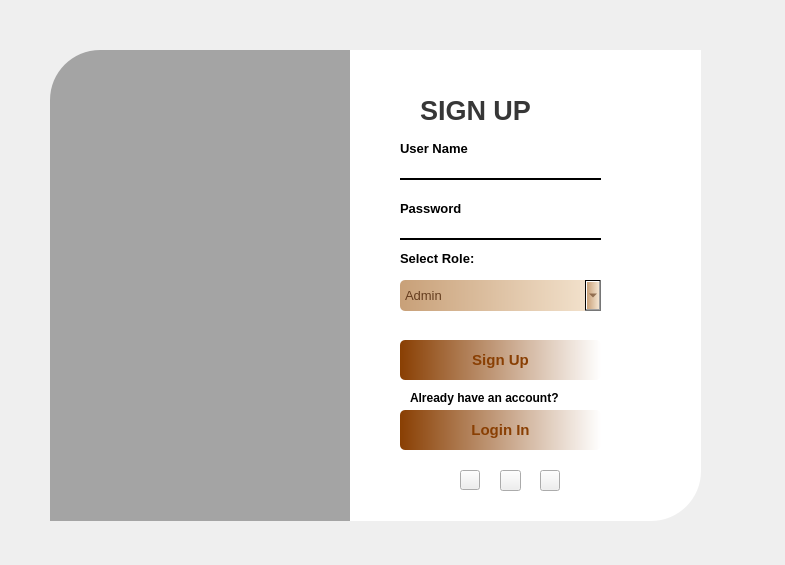
<?xml version="1.0" encoding="UTF-8"?>
<ui version="4.0">
 <class>Form</class>
 <widget class="QWidget" name="Form">
  <property name="geometry">
   <rect>
    <x>0</x>
    <y>0</y>
    <width>785</width>
    <height>565</height>
   </rect>
  </property>
  <property name="font">
   <font>
    <pointsize>10</pointsize>
    <weight>75</weight>
    <bold>true</bold>
   </font>
  </property>
  <property name="windowTitle">
   <string>Form</string>
  </property>
  <property name="styleSheet">
   <string notr="true"/>
  </property>
  <widget class="QWidget" name="widget" native="true">
   <property name="geometry">
    <rect>
     <x>20</x>
     <y>30</y>
     <width>711</width>
     <height>500</height>
    </rect>
   </property>
   <property name="font">
    <font>
     <weight>75</weight>
     <bold>true</bold>
    </font>
   </property>
   <property name="styleSheet">
    <string notr="true">QPushButton#pushButton {
    background-color: qlineargradient(spread:pad, x1:0, y1:0.505682, x2:1, y2:0.477, stop:0 rgba(11, 131, 120, 219), stop:1 rgba(85, 98, 112, 226));
    color: rgba(255, 255, 255, 210);
    border-radius: 5px;
}

QPushButton#pushButton:hover {
    background-color: qlineargradient(spread:pad, x1:0, y1:0.505682, x2:1, y2:0.477, stop:0 rgba(150, 123, 111, 219), stop:1 rgba(85, 81, 84, 226));
}

QPushButton#pushButton:pressed {
    padding-left: 5px;
    padding-top: 5px;
    background-color: rgba(150, 123, 111, 255);
}
</string>
   </property>
   <widget class="QLabel" name="label">
    <property name="geometry">
     <rect>
      <x>30</x>
      <y>20</y>
      <width>301</width>
      <height>471</height>
     </rect>
    </property>
    <property name="styleSheet">
     <string notr="true">border-image: url(C:/Users/dell/Desktop/New folder1/New folder (4)/New folder/img.jpg);
border-top-left-radius: 50px;
background-color:rgba(0,0,0,80);
border-top-left-radius: 50px;</string>
    </property>
    <property name="text">
     <string/>
    </property>
   </widget>
   <widget class="QLabel" name="label_2">
    <property name="geometry">
     <rect>
      <x>330</x>
      <y>20</y>
      <width>351</width>
      <height>471</height>
     </rect>
    </property>
    <property name="styleSheet">
     <string notr="true">background-color:rgba(255,255,255,255);
border-bottom-right-radius:50px;</string>
    </property>
    <property name="text">
     <string/>
    </property>
   </widget>
   <widget class="QLabel" name="label_4">
    <property name="geometry">
     <rect>
      <x>400</x>
      <y>60</y>
      <width>161</width>
      <height>40</height>
     </rect>
    </property>
    <property name="font">
     <font>
      <pointsize>20</pointsize>
      <weight>75</weight>
      <bold>true</bold>
     </font>
    </property>
    <property name="styleSheet">
     <string notr="true">color:rgba(0,0,0,200);
</string>
    </property>
    <property name="text">
     <string>SIGN UP</string>
    </property>
   </widget>
   <widget class="QLineEdit" name="lineEdit">
    <property name="geometry">
     <rect>
      <x>380</x>
      <y>130</y>
      <width>201</width>
      <height>20</height>
     </rect>
    </property>
    <property name="font">
     <font>
      <pointsize>10</pointsize>
     </font>
    </property>
    <property name="styleSheet">
     <string notr="true">background-color:rgba(0,0,0,0);
border:none;
border-bottom:2px solid rgba(46,82,301,200);
color:rgba(0,0,0,240);
padding-bottom:7px;</string>
    </property>
    <property name="text">
     <string/>
    </property>
   </widget>
   <widget class="QLineEdit" name="lineEdit_3">
    <property name="geometry">
     <rect>
      <x>380</x>
      <y>190</y>
      <width>201</width>
      <height>20</height>
     </rect>
    </property>
    <property name="font">
     <font>
      <pointsize>10</pointsize>
     </font>
    </property>
    <property name="styleSheet">
     <string notr="true">background-color:rgba(0,0,0,0);
border:none;
border-bottom:2px solid rgba(46,82,301,200);
color:rgba(0,0,0,240);
padding-bottom:7px;</string>
    </property>
    <property name="text">
     <string/>
    </property>
   </widget>
   <widget class="QPushButton" name="pushButton">
    <property name="geometry">
     <rect>
      <x>380</x>
      <y>310</y>
      <width>201</width>
      <height>40</height>
     </rect>
    </property>
    <property name="font">
     <font>
      <pointsize>11</pointsize>
      <weight>75</weight>
      <bold>true</bold>
     </font>
    </property>
    <property name="styleSheet">
     <string notr="true">QPushButton#pushButton{
 background-color: qlineargradient(spread:pad, x1:0, y1:0, x2:1, y2:0, stop:0 rgba(137, 63, 3, 255), stop:1 rgba(255, 255, 255, 255));
 color:rgba(137,63,3,255);
 border-radius:5px;
}
QPushButton#pushButton:hover{
 background-color: qlineargradient(spread:pad, x1:0, y1:0, x2:1, y2:0, stop:0 rgba(150, 63, 45, 255), stop:1 rgba(255, 255, 255, 255));
}
QPushButton#pushButton:pressed{
	padding-left:5px;
	padding-top:5px:
	background-color:rgba(140,120,111,255);
}</string>
    </property>
    <property name="text">
     <string>Sign Up</string>
    </property>
   </widget>
   <widget class="QLabel" name="label_3">
    <property name="geometry">
     <rect>
      <x>390</x>
      <y>360</y>
      <width>191</width>
      <height>16</height>
     </rect>
    </property>
    <property name="font">
     <font>
      <pointsize>9</pointsize>
      <weight>75</weight>
      <bold>true</bold>
     </font>
    </property>
    <property name="text">
     <string>Already have an account?</string>
    </property>
   </widget>
   <widget class="QPushButton" name="pushButton_3">
    <property name="geometry">
     <rect>
      <x>380</x>
      <y>380</y>
      <width>201</width>
      <height>40</height>
     </rect>
    </property>
    <property name="font">
     <font>
      <pointsize>11</pointsize>
      <weight>75</weight>
      <bold>true</bold>
     </font>
    </property>
    <property name="styleSheet">
     <string notr="true">QPushButton#pushButton_3{
 background-color: qlineargradient(spread:pad, x1:0, y1:0, x2:1, y2:0, stop:0 rgba(137, 63, 3, 255), stop:1 rgba(255, 255, 255, 255));
 color:rgba(137,63,3,255);
 border-radius:5px;
}
QPushButton#pushButton_3:hover{
 background-color: qlineargradient(spread:pad, x1:0, y1:0, x2:1, y2:0, stop:0 rgba(150, 63, 45, 255), stop:1 rgba(255, 255, 255, 255));
}
QPushButton#pushButton_3:pressed{
	padding-left:5px;
	padding-top:5px:
	background-color:rgba(140,120,111,255);
}</string>
    </property>
    <property name="text">
     <string>Login In</string>
    </property>
   </widget>
   <widget class="QLabel" name="label_5">
    <property name="geometry">
     <rect>
      <x>300</x>
      <y>430</y>
      <width>51</width>
      <height>41</height>
     </rect>
    </property>
    <property name="text">
     <string/>
    </property>
   </widget>
   <widget class="QPushButton" name="pushButton_2">
    <property name="geometry">
     <rect>
      <x>440</x>
      <y>440</y>
      <width>20</width>
      <height>20</height>
     </rect>
    </property>
    <property name="styleSheet">
     <string notr="true">background-image: url(:/images/E:/3rd Semester/FinalProjectDSA/New folder/insta.png);

QPushButton#pushButton_2 {
    background-color: qlineargradient(spread:pad, x1:0, y1:0.505682, x2:1, y2:0.477, stop:0 rgba(245, 235, 210, 219), stop:1 rgba(255, 245, 235, 226));
    color: rgba(100, 70, 50, 210);
    border-radius: 5px;
}

QPushButton#pushButton_2:hover {
    background-color: qlineargradient(spread:pad, x1:0, y1:0.505682, x2:1, y2:0.477, stop:0 rgba(250, 240, 220, 219), stop:1 rgba(255, 250, 240, 226));
}

QPushButton#pushButton_2:pressed {
    padding-left: 5px;
    padding-top: 5px;
    background-color: rgba(250, 240, 220, 255);
}
</string>
    </property>
    <property name="text">
     <string/>
    </property>
   </widget>
   <widget class="QPushButton" name="pushButton_7">
    <property name="geometry">
     <rect>
      <x>480</x>
      <y>440</y>
      <width>21</width>
      <height>21</height>
     </rect>
    </property>
    <property name="styleSheet">
     <string notr="true">
background-image: url(:/images/E:/3rd Semester/FinalProjectDSA/New folder/ffff - Copy.png);


QPushButton#pushButton_2 {
    background-color: qlineargradient(spread:pad, x1:0, y1:0.505682, x2:1, y2:0.477, stop:0 rgba(245, 235, 210, 219), stop:1 rgba(255, 245, 235, 226));
    color: rgba(100, 70, 50, 210);
    border-radius: 5px;
}

QPushButton#pushButton_2:hover {
    background-color: qlineargradient(spread:pad, x1:0, y1:0.505682, x2:1, y2:0.477, stop:0 rgba(250, 240, 220, 219), stop:1 rgba(255, 250, 240, 226));
}

QPushButton#pushButton_2:pressed {
    padding-left: 5px;
    padding-top: 5px;
    background-color: rgba(250, 240, 220, 255);
}
</string>
    </property>
    <property name="text">
     <string/>
    </property>
   </widget>
   <widget class="QPushButton" name="pushButton_8">
    <property name="geometry">
     <rect>
      <x>520</x>
      <y>440</y>
      <width>20</width>
      <height>21</height>
     </rect>
    </property>
    <property name="styleSheet">
     <string notr="true">background-image: url(:/images/E:/3rd Semester/FinalProjectDSA/New folder/x.png);



QPushButton#pushButton_2 {
    background-color: qlineargradient(spread:pad, x1:0, y1:0.505682, x2:1, y2:0.477, stop:0 rgba(245, 235, 210, 219), stop:1 rgba(255, 245, 235, 226));
    color: rgba(100, 70, 50, 210);
    border-radius: 5px;
}

QPushButton#pushButton_2:hover {
    background-color: qlineargradient(spread:pad, x1:0, y1:0.505682, x2:1, y2:0.477, stop:0 rgba(250, 240, 220, 219), stop:1 rgba(255, 250, 240, 226));
}

QPushButton#pushButton_2:pressed {
    padding-left: 5px;
    padding-top: 5px;
    background-color: rgba(250, 240, 220, 255);
}
</string>
    </property>
    <property name="text">
     <string/>
    </property>
   </widget>
   <widget class="QComboBox" name="comboBox">
    <property name="geometry">
     <rect>
      <x>380</x>
      <y>250</y>
      <width>201</width>
      <height>31</height>
     </rect>
    </property>
    <property name="font">
     <font>
      <pointsize>10</pointsize>
      <weight>50</weight>
      <bold>false</bold>
     </font>
    </property>
    <property name="styleSheet">
     <string notr="true">QComboBox#comboBox {
    background-color: qlineargradient(spread:pad, x1:0, y1:0, x2:1, y2:0, stop:0 rgba(200, 160, 120, 255), stop:1 rgba(245, 230, 210, 255));
    color: rgba(100, 60, 30, 255);
    border-radius: 5px;
    padding: 5px;
}

QComboBox#comboBox:hover {
    background-color: qlineargradient(spread:pad, x1:0, y1:0, x2:1, y2:0, stop:0 rgba(220, 180, 140, 255), stop:1 rgba(250, 235, 215, 255));
}

QComboBox#comboBox:pressed {
    padding-left: 5px;
    padding-top: 5px;
    background-color: rgba(180, 140, 100, 255);
}
</string>
    </property>
    <item>
     <property name="text">
      <string>Admin</string>
     </property>
    </item>
    <item>
     <property name="text">
      <string>User</string>
     </property>
    </item>
   </widget>
   <widget class="QLabel" name="label_6">
    <property name="geometry">
     <rect>
      <x>380</x>
      <y>220</y>
      <width>201</width>
      <height>16</height>
     </rect>
    </property>
    <property name="font">
     <font>
      <pointsize>10</pointsize>
      <weight>75</weight>
      <bold>true</bold>
     </font>
    </property>
    <property name="text">
     <string>Select Role:</string>
    </property>
   </widget>
   <widget class="QLabel" name="label_7">
    <property name="geometry">
     <rect>
      <x>380</x>
      <y>170</y>
      <width>201</width>
      <height>16</height>
     </rect>
    </property>
    <property name="font">
     <font>
      <pointsize>10</pointsize>
      <weight>75</weight>
      <bold>true</bold>
     </font>
    </property>
    <property name="text">
     <string>Password</string>
    </property>
   </widget>
   <widget class="QLabel" name="label_8">
    <property name="geometry">
     <rect>
      <x>380</x>
      <y>110</y>
      <width>201</width>
      <height>16</height>
     </rect>
    </property>
    <property name="font">
     <font>
      <pointsize>10</pointsize>
      <weight>75</weight>
      <bold>true</bold>
     </font>
    </property>
    <property name="text">
     <string>User Name</string>
    </property>
   </widget>
  </widget>
 </widget>
 <resources>
  <include location="ress.qrc"/>
 </resources>
 <connections/>
</ui>
